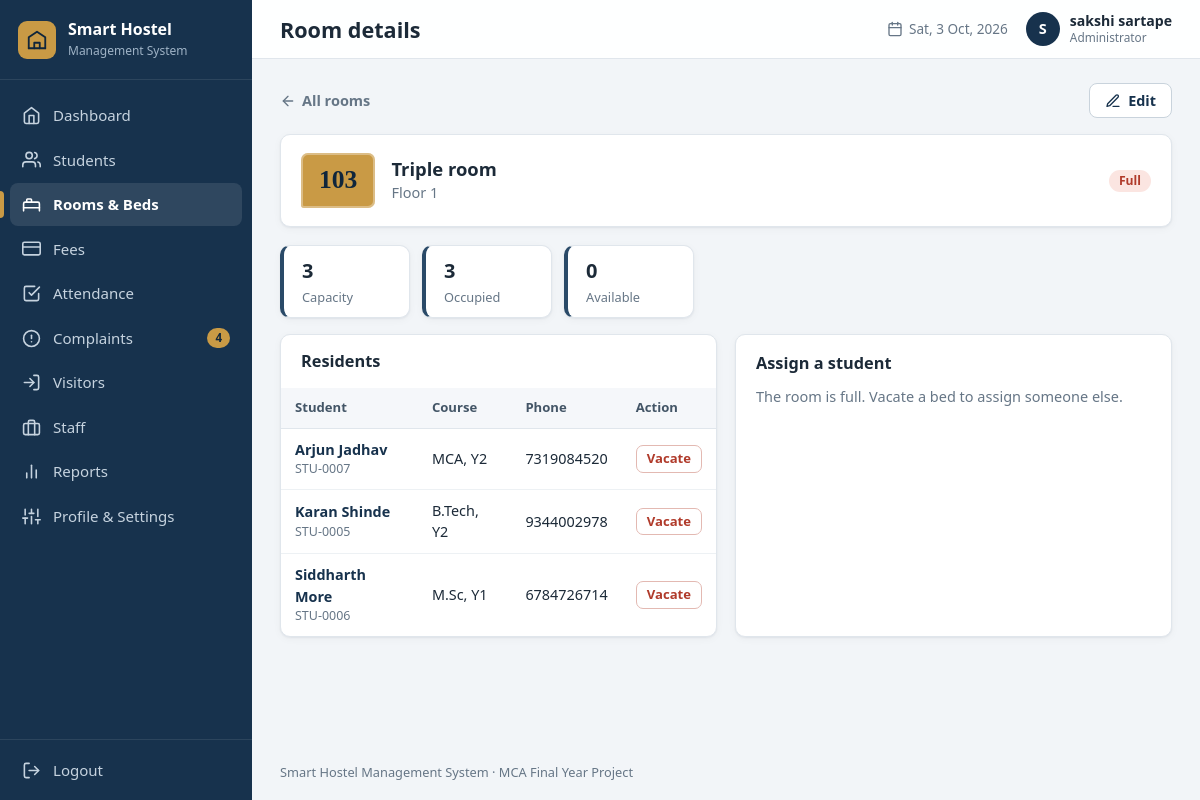
Page /rooms/3 (signed in) on the committed database.
### tables this page shows
CREATE TABLE settings (
    key   TEXT PRIMARY KEY,
    value TEXT NOT NULL
);

CREATE TABLE users (
    id            INTEGER PRIMARY KEY AUTOINCREMENT,
    username      TEXT NOT NULL UNIQUE COLLATE NOCASE,
    password_hash TEXT NOT NULL,
    full_name     TEXT NOT NULL,
    email         TEXT,
    phone         TEXT,
    role          TEXT NOT NULL DEFAULT 'Administrator',
    created_at    TEXT NOT NULL DEFAULT (datetime('now','localtime')),
    last_login    TEXT
);

CREATE TABLE rooms (
    id                INTEGER PRIMARY KEY AUTOINCREMENT,
    room_no           TEXT    NOT NULL UNIQUE COLLATE NOCASE,
    floor             INTEGER NOT NULL CHECK (floor BETWEEN 0 AND 50),
    room_type         TEXT    NOT NULL CHECK (room_type IN ('Single','Double','Triple','Dormitory')),
    capacity          INTEGER NOT NULL CHECK (capacity BETWEEN 1 AND 50),
    under_maintenance INTEGER NOT NULL DEFAULT 0 CHECK (under_maintenance IN (0,1)),
    notes             TEXT,
    created_at        TEXT    NOT NULL DEFAULT (datetime('now','localtime')),
    -- the room type decides the capacity (Dormitory = 4 or more beds)
    CHECK (   (room_type = 'Single'    AND capacity = 1)
           OR (room_type = 'Double'    AND capacity = 2)
           OR (room_type = 'Triple'    AND capacity = 3)
           OR (room_type = 'Dormitory' AND capacity >= 4))
);

CREATE TABLE students (
    id             INTEGER PRIMARY KEY AUTOINCREMENT,
    student_code   TEXT NOT NULL UNIQUE,                 -- e.g. STU-0001
    full_name      TEXT NOT NULL,
    gender         TEXT NOT NULL CHECK (gender IN ('Male','Female','Other')),
    dob            TEXT,                                 -- YYYY-MM-DD
    age            INTEGER CHECK (age IS NULL OR age BETWEEN 10 AND 100),
    phone          TEXT NOT NULL UNIQUE,
    email          TEXT UNIQUE COLLATE NOCASE,           -- NULL allowed, duplicates not
    address        TEXT,
    guardian_name  TEXT,
    guardian_phone TEXT,
    course         TEXT NOT NULL,
    department     TEXT,
    year           INTEGER CHECK (year IS NULL OR year BETWEEN 1 AND 6),
    room_id        INTEGER REFERENCES rooms(id) ON DELETE RESTRICT,
    admission_date TEXT NOT NULL,
    status         TEXT NOT NULL DEFAULT 'Active' CHECK (status IN ('Active','Inactive','Left')),
    created_at     TEXT NOT NULL DEFAULT (datetime('now','localtime')),
    -- only an Active student may hold a bed
    CHECK (status = 'Active' OR room_id IS NULL)
);

### routes/rooms.py (the view)
@bp.route("/<int:room_id>")
def room_details(room_id):
    room = db.query_one("SELECT * FROM room_overview WHERE id = ?", (room_id,))
    if room is None:
        abort(404)
    occupants = db.query_all(
        "SELECT id, student_code, full_name, course, year, phone FROM students "
        "WHERE room_id = ? ORDER BY full_name", (room_id,))
    candidates = []
    if room["available"] > 0:
        candidates = db.query_all(
            "SELECT id, student_code, full_name, course FROM students "
            "WHERE status = 'Active' AND room_id IS NULL ORDER BY full_name")
    return render_template("room_details.html", room=room, occupants=occupants, candidates=candidates)

### db.py (called while the page is built)
def connect(path):
    conn = sqlite3.connect(path, timeout=10)
    conn.row_factory = sqlite3.Row          # rows behave like dicts: row["name"]
    conn.execute("PRAGMA foreign_keys = ON")
    return conn

def get_db():
    if "db" not in g:
        g.db = connect(current_app.config["DATABASE"])
    return g.db

def query_all(sql, params=()):
    return get_db().execute(sql, params).fetchall()

def query_one(sql, params=()):
    return get_db().execute(sql, params).fetchone()

def scalar(sql, params=()):
    row = get_db().execute(sql, params).fetchone()
    return row[0] if row else None

def get_setting(key, default=""):
    row = query_one("SELECT value FROM settings WHERE key = ?", (key,))
    return row["value"] if row else DEFAULT_SETTINGS.get(key, default)

### helpers.py (called while the page is built)
def today():
    return date.today().isoformat()

def csrf_token():
    if "_csrf" not in session:
        session["_csrf"] = secrets.token_hex(16)
    return session["_csrf"]

def icon(name, size=18):
    path = _ICONS.get(name, _ICONS["file"])
    return Markup(f'<svg class="icon" width="{size}" height="{size}" viewBox="0 0 24 24" fill="none" '
                  f'stroke="currentColor" stroke-width="2" stroke-linecap="round" '
                  f'stroke-linejoin="round" aria-hidden="true">{path}</svg>')

### templates/room_details.html (shortened to what this page needs)
{% extends "base.html" %}
{% from "_macros.html" import badge, info, csrf, delete_button, empty %}
{% block heading %}<h1>Room details</h1>{% endblock %}
{% block content %}
<div class="page-head">
  <a class="back-link" href="{{ url_for('rooms.list_rooms') }}">{{ icon('arrow-left', 16) }} All rooms</a>
  <div class="btn-row">
    <a class="btn btn-secondary" href="{{ url_for('rooms.edit_room', room_id=room.id) }}">{{ icon('edit', 16) }} Edit</a>
  </div>
</div>
<section class="card profile-head">
  <span class="room-tag lg">{{ room.room_no }}</span>
  <div><h2>{{ room.room_type }} room</h2>
    <p class="muted">{{ 'Ground floor' if room.floor == 0 else 'Floor ' ~ room.floor }}{% if room.notes %} &middot; {{ room.notes }}{% endif %}</p></div>
  <div class="profile-head-right">{{ badge(room.status) }}</div>
</section>
<section class="mini-stats">
  <div class="mini"><strong>{{ room.capacity }}</strong><span>Capacity</span></div>
  <div class="mini"><strong>{{ room.occupied }}</strong><span>Occupied</span></div>
  <div class="mini"><strong>{{ room.available }}</strong><span>Available</span></div>
</section>
<div class="grid-2">
  <section class="card table-card">
    <div class="card-head"><h2>Residents</h2></div>
    {% if occupants %}
    <div class="table-wrap"><table class="table">
      <thead><tr><th>Student</th><th>Course</th><th>Phone</th><th class="actions-col">Action</th></tr></thead>
      <tbody>{% for s in occupants %}<tr>
        <td><a class="row-link" href="{{ url_for('students.student_details', student_id=s.id) }}">{{ s.full_name }}</a><small class="muted block">{{ s.student_code }}</small></td>
        <td>{{ s.course }}{% if s.year %}, Y{{ s.year }}{% endif %}</td><td>{{ s.phone }}</td>
        <td class="actions-col">
          <form method="post" action="{{ url_for('rooms.vacate') }}" class="inline-form" data-confirm="Vacate {{ s.full_name }} from room {{ room.room_no }}?">
            <button class="btn btn-danger btn-sm" type="submit">Vacate</button></form>
        </td></tr>{% endfor %}</tbody></table></div>
    {% else %}{{ empty('Nobody lives in this room yet.') }}{% endif %}
  </section>
  <section class="card">
    <div class="card-head"><h2>Assign a student</h2></div>
    {% if room.under_maintenance %}
      <p class="muted">This room is under maintenance, so beds cannot be assigned.</p>
    {% elif room.available <= 0 %}
      <p class="muted">The room is full. Vacate a bed to assign someone else.</p>
    {% else %}
      <p class="muted">Every active student already has a bed.</p>
      <a class="btn btn-secondary btn-sm" href="{{ url_for('students.add_student', room=room.id) }}">{{ icon('plus', 15) }} Add a new student to this room</a>
    {% endif %}
  </section>
</div>
{% endblock %}

### templates/base.html (shortened to what this page needs)
{% from "_macros.html" import csrf %}
<!DOCTYPE html>
<html lang="en">
<head>
  <link rel="stylesheet" href="{{ url_for('static', filename='css/style.css') }}">
</head>
<body class="app">
<aside class="sidebar" id="sidebar">
  <a class="brand" href="{{ url_for('dashboard.index') }}">
    <span class="brand-mark">{{ icon('building', 22) }}</span>
    <span class="brand-text"><strong>{{ hostel_name }}</strong><small>Management System</small></span>
  </a>
  <nav class="nav" aria-label="Main navigation">
    {% for bp_name, endpoint, label, icon_name in navigation %}
      <a href="{{ url_for(endpoint) }}" class="nav-link{% if request.blueprint == bp_name %} active{% endif %}">
        {{ icon(icon_name, 19) }}<span>{{ label }}</span>
        {% if bp_name == 'complaints' and open_complaints %}<em class="nav-count">{{ open_complaints }}</em>{% endif %}
      </a>
    {% endfor %}
  </nav>
  <form method="post" action="{{ url_for('auth.logout') }}" class="logout-form">
    <button type="submit" class="nav-link logout">{{ icon('logout', 19) }}<span>Logout</span></button>
  </form>
</aside>
<div class="main">
  <header class="topbar">
    <div class="topbar-title">{% block heading %}{% endblock %}</div>
    <div class="topbar-right">
      <span class="topbar-date">{{ icon('calendar', 16) }} <span id="today-label">{{ today() }}</span></span>
      <a class="user-chip" href="{{ url_for('profile.view') }}" title="Profile & settings">
        <span class="avatar">{{ current_user.full_name[:1]|upper }}</span>
        <span class="user-name">{{ current_user.full_name }}<small>{{ current_user.role }}</small></span>
      </a>
    </div>
  </header>
  <main class="content">
    {% block content %}{% endblock %}
  </main>
  <footer class="footer">{{ hostel_name }} Management System &middot; MCA Final Year Project</footer>
</div>
</body>
</html>

### rows in the picture
settings: value "Smart Hostel"
users: full_name "S", full_name "sakshi sartape", role "Administrator"
rooms: room_no "103", room_type "Triple", floor "Floor 1", capacity "3"
students: full_name "Arjun Jadhav", student_code "STU-0007", course "MCA", year "2", phone "7319084520"
students: full_name "Karan Shinde", student_code "STU-0005", course "B.Tech", year "2", phone "9344002978"
students: full_name "Siddharth More", student_code "STU-0006", course "M.Sc", year "1", phone "6784726714"

### other values in the picture
{{ label }} "Dashboard" "Students" "Rooms & Beds" "Fees" "Attendance" "Complaints" "Visitors" "Staff" "Reports" "Profile & Settings"
{{ open_complaints }} "4"
{{ text }} "Full"
{{ room.occupied }} "3"
{{ room.available }} "0"
